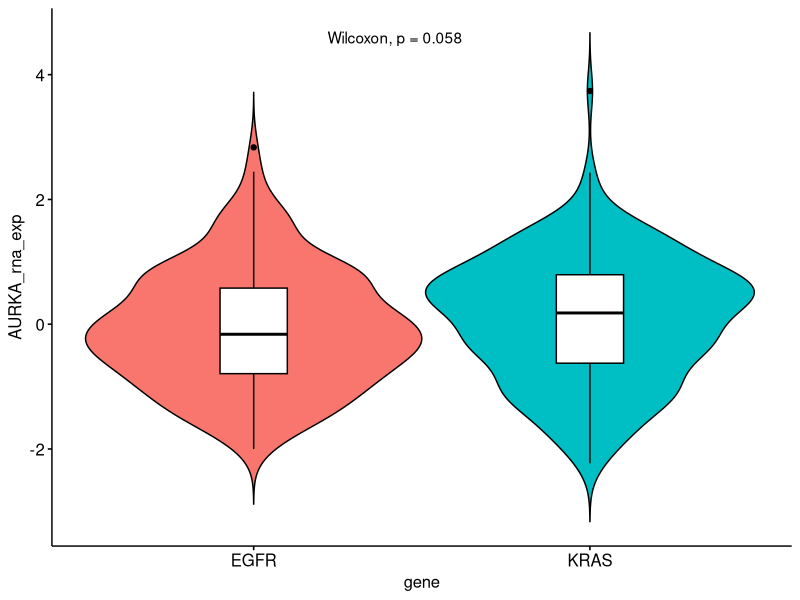
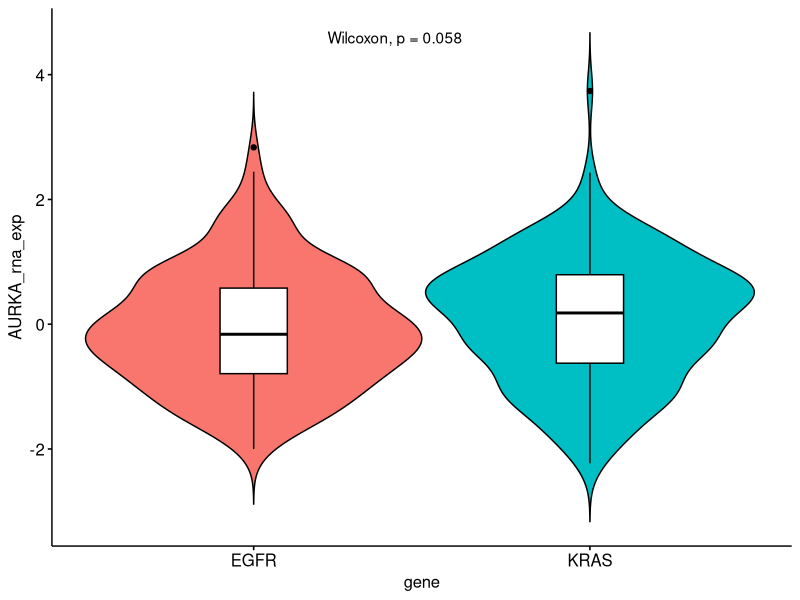

Recreate these plots in R, in order. (Note: this script raises an error after producing the figures.)
# Attach requirement packages and setting WD -----------------------------------
packages_names <-
  c(
    "tidyverse",
    "data.table",
    "readxl",
    "reshape2",
    "rstudioapi",
    "caTools",
    "car",
    "quantmod",
    "MASS",
    "corrplot",
    "janitor",
    "nortest",
    "survminer",
    "survival",
    "broom",
    "forestplot"
  )

lapply(packages_names, require, character.only = TRUE)

setwd(dirname(getActiveDocumentContext()$path))

rename <- dplyr::rename
select <- dplyr::select
filter <- dplyr::filter
group_by <- dplyr::group_by
mutate <- dplyr::mutate


# Reading data
merged_data <-
  fread("Merged annotated data AURKA, KRAS, TP53, EGFR.csv") %>%
  as_tibble()

# Figure XA --------------------------------------------------------------------
processed_rna_data <- merged_data %>%
  filter(EGFR != KRAS) %>%
  select(AURKA_rna_exp, EGFR, KRAS) %>%
  pivot_longer(
    cols = c("EGFR", "KRAS"),
    names_to = "gene",
    values_to = "impact"
  ) %>%
  filter(impact != "WT") %>%
  select(-impact) %>%
  mutate(gene = as.factor(gene))

processed_rna_data %>%
  ggviolin(
    y = "AURKA_rna_exp",
    x = "gene",
    fill = "gene",
    add = "boxplot",
    add.params = list(fill = "white")
  ) +
  theme(legend.position = "none") +
  stat_compare_means(method = "wilcox.test",
                     label.y = 4.5,
                     label.x = 1.3)

ggsave(
  "Paper Figures/Fig XA.png",
  dpi = 400,
  height = 5,
  width = 5,
  units = "in"
)

# Statistics
EGFR_only_AURKA_rna_exp <-
  filter(processed_rna_data, gene == "EGFR")$AURKA_rna_exp
KRAS_only_AURKA_rna_exp <-
  filter(processed_rna_data, gene == "KRAS")$AURKA_rna_exp

# Check for normality
ad.test(EGFR_only_AURKA_rna_exp)
ad.test(KRAS_only_AURKA_rna_exp)

# Compute variance for t.test
var(EGFR_only_AURKA_rna_exp)
# 0.9
var(KRAS_only_AURKA_rna_exp)
# 1

ks.test(EGFR_only_AURKA_rna_exp, KRAS_only_AURKA_rna_exp)
t.test(EGFR_only_AURKA_rna_exp, KRAS_only_AURKA_rna_exp)


# Figure XB --------------------------------------------------------------------
processed_cna_data <- merged_data %>%
  filter(EGFR != KRAS, !is.na(AURKA_CNA_log2)) %>%
  select(AURKA_CNA_log2, EGFR, KRAS) %>%
  pivot_longer(
    cols = c("EGFR", "KRAS"),
    names_to = "gene",
    values_to = "impact"
  ) %>%
  filter(impact != "WT") %>%
  select(-impact) %>%
  mutate(gene = as.factor(gene))

processed_cna_data %>%
  ggviolin(
    y = "AURKA_CNA_log2",
    x = "gene",
    fill = "gene",
    add = "boxplot",
    add.params = list(fill = "white")
  ) +
  theme(legend.position = "none") +
  stat_compare_means(method = "wilcox.test",
                     label.y = 4.5,
                     label.x = 1.3)

ggsave(
  "Paper Figures/Fig XB.png",
  dpi = 400,
  height = 5,
  width = 5,
  units = "in"
)

# Statistics
EGFR_only_AURKA_CNA_log2 <-
  filter(processed_cna_data, gene == "EGFR")$AURKA_CNA_log2
KRAS_only_AURKA_CNA_log2 <-
  filter(processed_cna_data, gene == "KRAS")$AURKA_CNA_log2

# Check for normality
ad.test(EGFR_only_AURKA_CNA_log2)
ad.test(KRAS_only_AURKA_CNA_log2)

# Compute variance for t.test
var(EGFR_only_AURKA_CNA_log2)
# 0.276
var(KRAS_only_AURKA_CNA_log2)
# 0.164

ks.test(EGFR_only_AURKA_CNA_log2, KRAS_only_AURKA_CNA_log2)
t.test(EGFR_only_AURKA_CNA_log2, KRAS_only_AURKA_CNA_log2)


# Figure XC --------------------------------------------------------------------
processed_rna_data_tp53 <- merged_data %>%
  filter(EGFR != KRAS) %>%
  select(EGFR, TP53, KRAS, AURKA_rna_exp) %>%
  mutate(
    EGFR_only = ifelse(EGFR == "ALT" & KRAS == "WT", "ALT", "WT"),
    KRAS_only = ifelse(KRAS == "ALT" & EGFR == "WT", "ALT", "WT"),
    across(
      !AURKA_rna_exp,
      .fns = function(x) {
        as.factor(x)
      }
    )
  )

processed_rna_data_tp53 %>%
  pivot_longer(cols = contains("only"),
               names_to = "subgroup",
               values_to = "alteration") %>%
  filter(!alteration == "WT") %>%
  ggplot(aes(
    y = AURKA_rna_exp,
    fill = subgroup,
    x = subgroup,
    col = TP53
  )) +
  geom_violin(show.legend = F) +
  geom_boxplot(width = .2, position = position_dodge(.9)) +
  scale_color_manual(values = c("ALT" = "gray80", "WT" = "black")) +
  theme_classic()

my_comparisons <- list(c("EGFR_only", "KRAS_only"))

processed_rna_data_tp53 %>%
  pivot_longer(cols = contains("only"),
               names_to = "subgroup",
               values_to = "alteration") %>%
  filter(!alteration == "WT") %>%
  ggviolin(
    y = "AURKA_rna_exp",
    x = "subgroup",
    col = "TP53",
    fill = "subgroup",
    add = "boxplot",
    add.params = list(fill = "white")
  ) +
  stat_compare_means(
    method = "wilcox.test",
    label.y = 4.5,
    label.x = 1.3,
    paired = T
  )

ggsave(
  "Paper Figures/Fig XC.png",
  dpi = 400,
  height = 5,
  width = 5,
  units = "in"
)

# Statistics
EGFR_only_TP53_mut_AURKA_rna_exp <-
  filter(processed_rna_data_tp53, EGFR == "ALT", TP53 == "ALT")$AURKA_rna_exp
EGFR_only_TP53_wt_AURKA_rna_exp <-
  filter(processed_rna_data_tp53, EGFR == "ALT", TP53 == "WT")$AURKA_rna_exp

KRAS_only_TP53_mut_AURKA_rna_exp <-
  filter(processed_rna_data_tp53, KRAS == "ALT", TP53 == "ALT")$AURKA_rna_exp
KRAS_only_TP53_wt_AURKA_rna_exp <-
  filter(processed_rna_data_tp53, KRAS == "ALT", TP53 == "WT")$AURKA_rna_exp


# Check for normality
ad.test(EGFR_only_TP53_mut_AURKA_rna_exp)
ad.test(EGFR_only_TP53_wt_AURKA_rna_exp)
ad.test(KRAS_only_TP53_mut_AURKA_rna_exp)
ad.test(KRAS_only_TP53_wt_AURKA_rna_exp)

# Compute variance for t.test
var(EGFR_only_TP53_mut_AURKA_rna_exp)
# 0.88
var(EGFR_only_TP53_wt_AURKA_rna_exp)
# 0.71
var(KRAS_only_TP53_mut_AURKA_rna_exp)
# 0.73
var(KRAS_only_TP53_wt_AURKA_rna_exp)
# 1.03

ks.test(EGFR_only_TP53_mut_AURKA_rna_exp,
        EGFR_only_TP53_wt_AURKA_rna_exp)
ks.test(EGFR_only_TP53_wt_AURKA_rna_exp,
        KRAS_only_TP53_wt_AURKA_rna_exp)
ks.test(KRAS_only_TP53_mut_AURKA_rna_exp,
        KRAS_only_TP53_wt_AURKA_rna_exp)
ks.test(EGFR_only_TP53_mut_AURKA_rna_exp,
        KRAS_only_TP53_mut_AURKA_rna_exp)

t.test(EGFR_only_TP53_mut_AURKA_rna_exp,
       EGFR_only_TP53_wt_AURKA_rna_exp)
t.test(EGFR_only_TP53_wt_AURKA_rna_exp,
       KRAS_only_TP53_wt_AURKA_rna_exp)
t.test(KRAS_only_TP53_mut_AURKA_rna_exp,
       KRAS_only_TP53_wt_AURKA_rna_exp)
t.test(EGFR_only_TP53_mut_AURKA_rna_exp,
       KRAS_only_TP53_mut_AURKA_rna_exp)


# Figure XD -----------------------------------------------------------------------
processed_rna_os_data <- merged_data %>%
  filter(EGFR != KRAS) %>%
  select(AURKA_rna_exp, EGFR, KRAS, TP53, os_months, os_status) %>%
  pivot_longer(
    cols = c("EGFR", "KRAS"),
    names_to = "gene",
    values_to = "impact"
  ) %>%
  filter(impact != "WT", !is.na(os_months)) %>%
  select(-impact) %>%
  mutate(os_status = as.numeric(str_remove(os_status, ":.+")))

survfit(
  Surv(time = os_months, os_status) ~ AURKA_rna_exp,
  data = filter(processed_rna_os_data, gene == "EGFR")
)


get_cox_statistics <- function(input_data) {
  coxph(Surv(time = os_months, os_status) ~ AURKA_rna_exp, data = input_data) %>%
    tidy(conf.int = T) %>%
    return()
}

filter(processed_rna_os_data, gene == "EGFR", TP53 == "ALT") %>%
  get_cox_statistics()
filter(processed_rna_os_data, gene == "EGFR", TP53 == "WT") %>%
  get_cox_statistics()
filter(processed_rna_os_data, gene == "KRAS", TP53 == "ALT") %>%
  get_cox_statistics()
filter(processed_rna_os_data, gene == "KRAS", TP53 == "WT") %>%
  get_cox_statistics()


# surv_data_EGFR <-
#   survival::Surv(time = filter(processed_rna_os_data, gene == "EGFR")$os_months, filter(processed_rna_os_data, gene == "EGFR")$os_status) ~ filter(processed_rna_os_data, gene == "EGFR")$AURKA_rna_exp)
#
# surv_data_KRAS <-
#   survival::Surv(time = os_months, os_status) ~ AURKA_rna_exp, data = filter(processed_rna_os_data, gene == "KRAS"))

egfr_data_fit <-
  surv_fit(Surv(time = os_months, os_status) ~ TP53, data = egfr_data)
kras_data_fit <-
  surv_fit(Surv(time = os_months, os_status) ~ TP53, data = kras_data)

ggsurvplot(
  egfr_data_fit,
  # survfit object with calculated statistics.
  data = egfr_data,
  risk.table = T,
  # data used to fit survival curves.
  pval = T,
  # show p-value of log-rank test.
  conf.int = TRUE,
  # show confidence intervals for
  # point estimates of survival curves.
  xlim = c(0, 150),
  # present narrower X axis, but not affect
  # survival estimates.
  xlab = "Time in months",
  # customize X axis label.
  break.time.by = 50,
  # break X axis in time intervals by 500.
  ggtheme = theme_light() # customize plot and risk table with a theme.
  # in legend of risk table
)

ggsurvplot(
  kras_data_fit,
  # survfit object with calculated statistics.
  data = egfr_data,
  risk.table = T,
  # data used to fit survival curves.
  pval = T,
  # show p-value of log-rank test.
  conf.int = TRUE,
  # show confidence intervals for
  # point estimates of survival curves.
  xlim = c(0, 150),
  # present narrower X axis, but not affect
  # survival estimates.
  xlab = "Time in months",
  # customize X axis label.
  break.time.by = 50,
  # break X axis in time intervals by 500.
  ggtheme = theme_light() # customize plot and risk table with a theme.
  # in legend of risk table
)


# Figure XA EGFR version -------------------------------------------------------
processed_rna_data <- merged_data %>%
  filter(EGFR != KRAS) %>%
  select(EGFR_rna_exp, EGFR, KRAS) %>%
  pivot_longer(
    cols = c("EGFR", "KRAS"),
    names_to = "gene",
    values_to = "impact"
  ) %>%
  filter(impact != "WT") %>%
  select(-impact) %>%
  mutate(gene = as.factor(gene))

processed_rna_data %>%
  ggviolin(
    y = "EGFR_rna_exp",
    x = "gene",
    fill = "gene",
    add = "boxplot",
    add.params = list(fill = "white")
  ) +
  theme(legend.position = "none") +
  stat_compare_means(method = "wilcox.test",
                     label.y = 4.5,
                     label.x = 1.3)

ggsave(
  "Paper Figures/Fig XA EGFR.png",
  dpi = 400,
  height = 5,
  width = 5,
  units = "in"
)

# Statistics
EGFR_only_EGFR_rna_exp <-
  filter(processed_rna_data, gene == "EGFR")$EGFR_rna_exp
KRAS_only_EGFR_rna_exp <-
  filter(processed_rna_data, gene == "KRAS")$EGFR_rna_exp

# Check for normality
ad.test(EGFR_only_EGFR_rna_exp)
ad.test(KRAS_only_EGFR_rna_exp)

# Compute variance for t.test
var(EGFR_only_EGFR_rna_exp)
# 0.9
var(KRAS_only_EGFR_rna_exp)
# 1

ks.test(EGFR_only_EGFR_rna_exp, KRAS_only_EGFR_rna_exp)
t.test(EGFR_only_EGFR_rna_exp, KRAS_only_EGFR_rna_exp)

# Figure XA EGFR protein level -------------------------------------------------
processed_protein_data <- merged_data %>%
  filter(EGFR != KRAS) %>%
  select(EGFR_protein_exp, EGFR, KRAS) %>%
  pivot_longer(
    cols = c("EGFR", "KRAS"),
    names_to = "gene",
    values_to = "impact"
  ) %>%
  filter(impact != "WT") %>%
  select(-impact) %>%
  mutate(gene = as.factor(gene))

processed_protein_data %>%
  ggviolin(
    y = "EGFR_protein_exp",
    x = "gene",
    fill = "gene",
    add = "boxplot",
    add.params = list(fill = "white")
  ) +
  theme(legend.position = "none") +
  stat_compare_means(method = "wilcox.test",
                     label.y = 4.5,
                     label.x = 1.3)

ggsave(
  "Paper Figures/Fig XA EGFR protein level.png",
  dpi = 400,
  height = 5,
  width = 5,
  units = "in"
)

# Statistics
EGFR_only_EGFR_protein_exp <-
  filter(processed_protein_data, gene == "EGFR")$EGFR_protein_exp
KRAS_only_EGFR_protein_exp <-
  filter(processed_protein_data, gene == "KRAS")$EGFR_protein_exp

# Check for normality
ad.test(EGFR_only_EGFR_protein_exp)
ad.test(KRAS_only_EGFR_protein_exp)

# Compute variance for t.test
var(EGFR_only_EGFR_protein_exp, na.rm = T)
# 0.9
var(KRAS_only_EGFR_protein_exp, na.rm = T)
# 1

ks.test(EGFR_only_EGFR_protein_exp, KRAS_only_EGFR_protein_exp)
t.test(EGFR_only_EGFR_protein_exp, KRAS_only_EGFR_protein_exp)

processed_cna_data <- merged_data %>%
  filter(EGFR != KRAS, !is.na(AURKA_CNA_log2)) %>%
  select(AURKA_CNA_log2, EGFR, KRAS) %>%
  pivot_longer(
    cols = c("EGFR", "KRAS"),
    names_to = "gene",
    values_to = "impact"
  ) %>%
  filter(impact != "WT") %>%
  select(-impact) %>%
  mutate(gene = as.factor(gene))

processed_cna_data %>%
  ggviolin(
    y = "AURKA_CNA_log2",
    x = "gene",
    fill = "gene",
    add = "boxplot",
    add.params = list(fill = "white")
  ) +
  theme(legend.position = "none") +
  stat_compare_means(method = "wilcox.test",
                     label.y = 4.5,
                     label.x = 1.3)

ggsave(
  "Paper Figures/Fig XB.png",
  dpi = 400,
  height = 5,
  width = 5,
  units = "in"
)

# Statistics
EGFR_only_AURKA_CNA_log2 <-
  filter(processed_cna_data, gene == "EGFR")$AURKA_CNA_log2
KRAS_only_AURKA_CNA_log2 <-
  filter(processed_cna_data, gene == "KRAS")$AURKA_CNA_log2

# Check for normality
ad.test(EGFR_only_AURKA_CNA_log2)
ad.test(KRAS_only_AURKA_CNA_log2)

# Compute variance for t.test
var(EGFR_only_AURKA_CNA_log2)
# 0.276
var(KRAS_only_AURKA_CNA_log2)
# 0.164

ks.test(EGFR_only_AURKA_CNA_log2, KRAS_only_AURKA_CNA_log2)
t.test(EGFR_only_AURKA_CNA_log2, KRAS_only_AURKA_CNA_log2)
# Figure XB alternative --------------------------------------------------------
processed_cna_data_discrete <- merged_data %>%
  filter(EGFR != KRAS, !is.na(AURKA_cna)) %>%
  select(AURKA_cna, EGFR, KRAS) %>%
  pivot_longer(
    cols = c("EGFR", "KRAS"),
    names_to = "gene",
    values_to = "impact"
  ) %>%
  filter(impact != "WT") %>%
  select(-impact) %>%
  mutate(gene = as.factor(gene)) %>%
  group_by(AURKA_cna, gene) %>%
  summarise(count = n()) %>%
  mutate(
    AURKA = fct_recode(
      AURKA_cna,
      "Shallow Deletion" = "-1",
      "Diploid" = "0",
      "Gain" = "1",
      "Amplification" = "2"
    )
  ) %>%
  ungroup() %>%
  group_by(gene) %>%
  reframe(proportion = count / sum(count),
          AURKA = AURKA,
          count = count)

processed_cna_data_discrete %>%
  mutate() %>%
  ggplot(aes(
    x = gene,
    y = proportion,
    fill = AURKA,
    label = count
  )) +
  geom_col(position = "fill",
           width = .5,
           colour = "black") +
  theme_minimal() +
  xlab("Genomic Variation") +
  ylab("Relative Frequency") +
  geom_text(position = position_stack(vjust = 0.5), size = 3.5) +
  coord_flip() +
  scale_fill_brewer(palette = "Pastel1")

ggsave(
  "Paper Figures/Fig XB alternative.png",
  dpi = 400,
  height = 5,
  width = 5,
  units = "in"
)

# Statistics
EGFR_only_AURKA_CNA <-
  filter(processed_cna_data_discrete, gene == "EGFR")$count
KRAS_only_AURKA_CNA <-
  filter(processed_cna_data_discrete, gene == "KRAS")$count

fisher.test(matrix(
  c(EGFR_only_AURKA_CNA, KRAS_only_AURKA_CNA),
  byrow = T,
  nrow = 2
))
